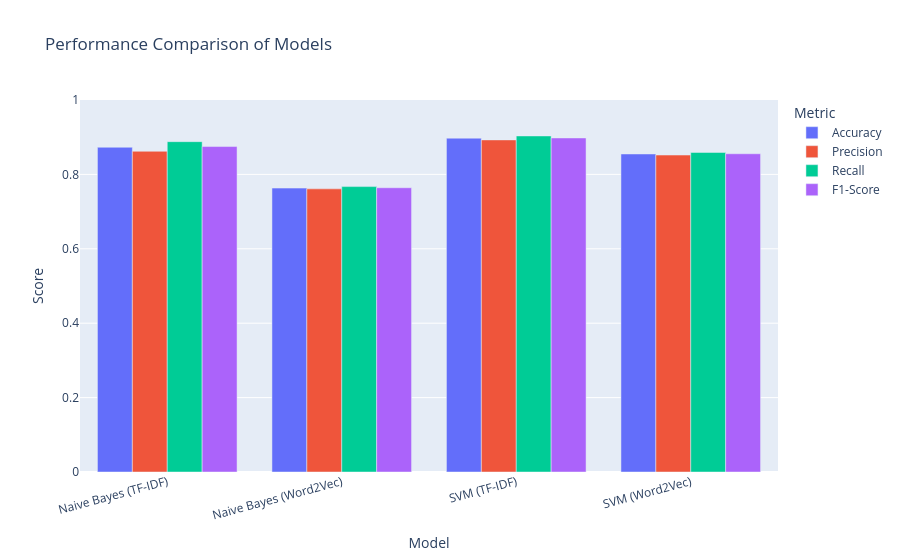

The notebook cell this image was saved under:
### Markdown cell above
## Visualization 4 — Model Comparison

### Code cell
metrics_long = comparison_df[
    ["Model","Accuracy","Precision","Recall","F1-Score"]
].melt(id_vars="Model", var_name="Metric", value_name="Score")

fig = px.bar(
    metrics_long,
    x="Model",
    y="Score",
    color="Metric",
    barmode="group",
    title="Performance Comparison of Models",
    labels={"Model": "Model", "Score": "Score"},
    range_y=[0, 1]
)

fig.update_layout(xaxis_tickangle=-15)
fig.show()

best_model_name = comparison_df.sort_values(
    by="F1-Score",
    ascending=False
).iloc[0]["Model"]

print(f"""
The chart compares all trained models using Accuracy,
Precision, Recall and F1-Score.

The best-performing model is {best_model_name}.
""")

### Figure 1 — Plotly figure (JSON) as saved in the notebook; plotly's stock layout.template omitted (floating-point values rounded to 4 significant figures)
{"data": [{"alignmentgroup": "True", "hovertemplate": "Metric=Accuracy<br>Model=%{x}<br>Score=%{y}<extra></extra>", "legendgroup": "Accuracy", "marker": {"color": "#636efa", "pattern": {"shape": ""}}, "name": "Accuracy", "offsetgroup": "Accuracy", "orientation": "v", "showlegend": true, "textposition": "auto", "type": "bar", "x": ["Naive Bayes (TF-IDF)", "Naive Bayes (Word2Vec)", "SVM (TF-IDF)", "SVM (Word2Vec)"], "xaxis": "x", "y": [0.873, 0.7632, 0.8974, 0.8549], "yaxis": "y"}, {"alignmentgroup": "True", "hovertemplate": "Metric=Precision<br>Model=%{x}<br>Score=%{y}<extra></extra>", "legendgroup": "Precision", "marker": {"color": "#EF553B", "pattern": {"shape": ""}}, "name": "Precision", "offsetgroup": "Precision", "orientation": "v", "showlegend": true, "textposition": "auto", "type": "bar", "x": ["Naive Bayes (TF-IDF)", "Naive Bayes (Word2Vec)", "SVM (TF-IDF)", "SVM (Word2Vec)"], "xaxis": "x", "y": [0.8621, 0.7611, 0.8927, 0.852], "yaxis": "y"}, {"alignmentgroup": "True", "hovertemplate": "Metric=Recall<br>Model=%{x}<br>Score=%{y}<extra></extra>", "legendgroup": "Recall", "marker": {"color": "#00cc96", "pattern": {"shape": ""}}, "name": "Recall", "offsetgroup": "Recall", "orientation": "v", "showlegend": true, "textposition": "auto", "type": "bar", "x": ["Naive Bayes (TF-IDF)", "Naive Bayes (Word2Vec)", "SVM (TF-IDF)", "SVM (Word2Vec)"], "xaxis": "x", "y": [0.888, 0.7672, 0.9034, 0.859], "yaxis": "y"}, {"alignmentgroup": "True", "hovertemplate": "Metric=F1-Score<br>Model=%{x}<br>Score=%{y}<extra></extra>", "legendgroup": "F1-Score", "marker": {"color": "#ab63fa", "pattern": {"shape": ""}}, "name": "F1-Score", "offsetgroup": "F1-Score", "orientation": "v", "showlegend": true, "textposition": "auto", "type": "bar", "x": ["Naive Bayes (TF-IDF)", "Naive Bayes (Word2Vec)", "SVM (TF-IDF)", "SVM (Word2Vec)"], "xaxis": "x", "y": [0.8749, 0.7641, 0.898, 0.8555], "yaxis": "y"}], "layout": {"barmode": "group", "legend": {"title": {"text": "Metric"}, "tracegroupgap": 0}, "title": {"text": "Performance Comparison of Models"}, "xaxis": {"anchor": "y", "domain": [0, 1], "tickangle": -15, "title": {"text": "Model"}}, "yaxis": {"anchor": "x", "domain": [0, 1], "range": [0, 1], "title": {"text": "Score"}}}}
